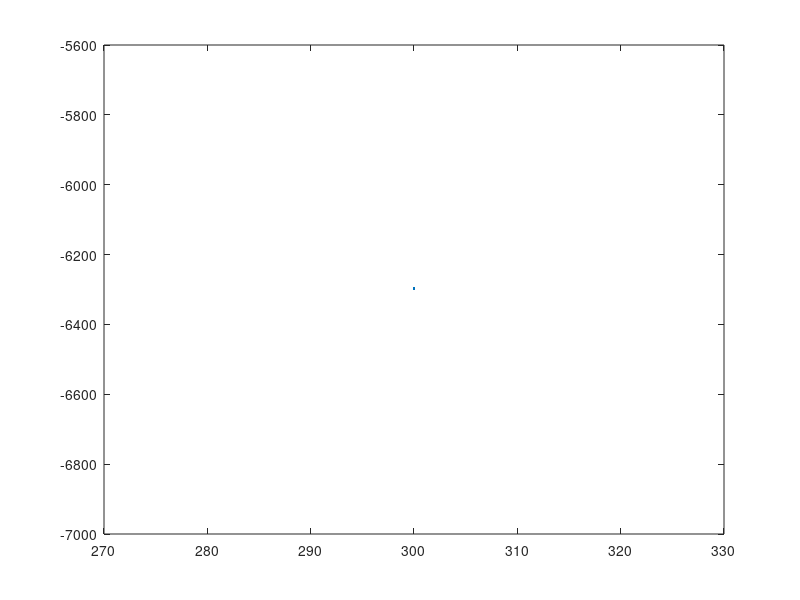

MATLAB code to generate this figure:
clear all
close all
clc
p = 1.2;    
A = 0.09;   % Cross Sec Area
cw = 0.4;   % Numerial Drag Co-efficient
k = 0.0216;  %0.25 %0.0216
g = 9.81;     
m = 3;      % Mass of projectile
v(1) = -250;
% 
% t = sqrt(m/(k*g))*acosh(exp(-z*k/m));
t = 0:300;
    for t = 1:300
    z = (-m/k)*log(cosh(t*sqrt(k*g)/m));
    end
    plot(t,z)
